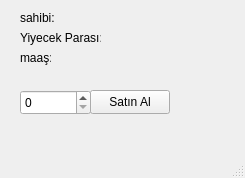
<?xml version="1.0" encoding="UTF-8"?>
<ui version="4.0">
 <class>MainWindow</class>
 <widget class="QMainWindow" name="MainWindow">
  <property name="geometry">
   <rect>
    <x>0</x>
    <y>0</y>
    <width>245</width>
    <height>178</height>
   </rect>
  </property>
  <property name="windowTitle">
   <string>MainWindow</string>
  </property>
  <widget class="QWidget" name="centralwidget">
   <widget class="QLabel" name="label">
    <property name="geometry">
     <rect>
      <x>20</x>
      <y>10</y>
      <width>49</width>
      <height>16</height>
     </rect>
    </property>
    <property name="text">
     <string>sahibi:</string>
    </property>
   </widget>
   <widget class="QLabel" name="label_2">
    <property name="geometry">
     <rect>
      <x>20</x>
      <y>30</y>
      <width>81</width>
      <height>16</height>
     </rect>
    </property>
    <property name="text">
     <string>Yiyecek Parası:</string>
    </property>
   </widget>
   <widget class="QLabel" name="label_3">
    <property name="geometry">
     <rect>
      <x>20</x>
      <y>50</y>
      <width>31</width>
      <height>16</height>
     </rect>
    </property>
    <property name="text">
     <string>maaş:</string>
    </property>
   </widget>
   <widget class="QLabel" name="food_coast">
    <property name="geometry">
     <rect>
      <x>100</x>
      <y>30</y>
      <width>49</width>
      <height>16</height>
     </rect>
    </property>
    <property name="text">
     <string/>
    </property>
   </widget>
   <widget class="QLabel" name="business_owner">
    <property name="geometry">
     <rect>
      <x>100</x>
      <y>10</y>
      <width>141</width>
      <height>16</height>
     </rect>
    </property>
    <property name="text">
     <string/>
    </property>
   </widget>
   <widget class="QLabel" name="daily_salary">
    <property name="geometry">
     <rect>
      <x>100</x>
      <y>50</y>
      <width>49</width>
      <height>16</height>
     </rect>
    </property>
    <property name="text">
     <string/>
    </property>
   </widget>
   <widget class="QSpinBox" name="food_count">
    <property name="geometry">
     <rect>
      <x>20</x>
      <y>90</y>
      <width>71</width>
      <height>25</height>
     </rect>
    </property>
   </widget>
   <widget class="QPushButton" name="buy_button">
    <property name="geometry">
     <rect>
      <x>90</x>
      <y>90</y>
      <width>80</width>
      <height>24</height>
     </rect>
    </property>
    <property name="text">
     <string>Satın Al</string>
    </property>
   </widget>
  </widget>
  <widget class="QMenuBar" name="menubar">
   <property name="geometry">
    <rect>
     <x>0</x>
     <y>0</y>
     <width>245</width>
     <height>21</height>
    </rect>
   </property>
  </widget>
  <widget class="QStatusBar" name="statusbar"/>
 </widget>
 <resources/>
 <connections/>
</ui>
